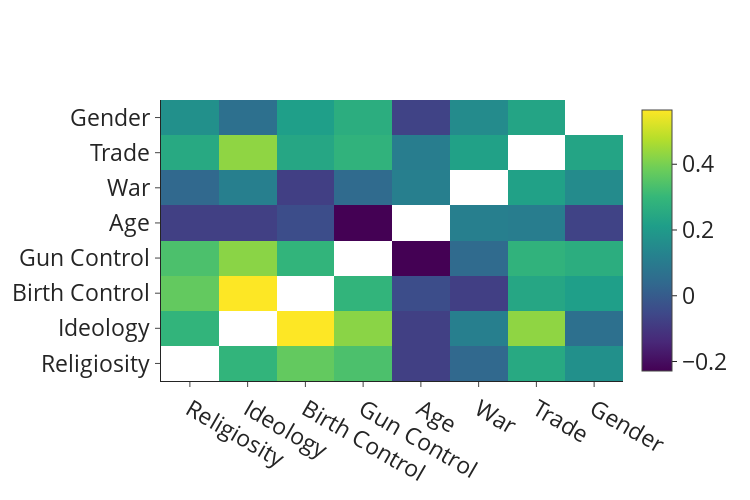

The notebook cell saved with this chart:
### Code cell
fig = go.Figure()
d_names = [d.name for d in dims]
vals = np.array([cos_sim(d1,d2) for d1 in d for d2 in d]).reshape(len(d),len(d))
for i in range(len(vals)):
    vals[i,i] = None
data = go.Heatmap(z=vals,y=d_names,x=d_names)#, zmin=-1, zmax=1)

layout = {
    "font":{"size": 23},
    "height": 500,
    "width": 750,    
    "template": "simple_white",
#     "xaxis": {"title": "Dimension"},
#     "yaxis": {"title": "Dimension"},
}
fig = go.Figure(data=data,layout=layout)
# with open("visualizations/political_dimensions/2019_dimension_heatmap.pdf", "wb") as f:
#     f.write(scope.transform(fig, format="pdf"))
# fig.write_html("visualizations/political_dimensions/2019_dimension_heatmap.html")
fig.show()

### Figure 1 — Plotly figure (JSON) as saved in the notebook; plotly's stock layout.template omitted (floating-point values rounded to 4 significant figures)
{"data": [{"type": "heatmap", "x": ["Religiosity", "Ideology", "Birth Control", "Gun Control", "Age", "War", "Trade", "Gender"], "y": ["Religiosity", "Ideology", "Birth Control", "Gun Control", "Age", "War", "Trade", "Gender"], "z": [[null, 0.2888, 0.3711, 0.3357, -0.07656, 0.03743, 0.2501, 0.1691], [0.2888, null, 0.565, 0.4233, -0.07726, 0.1145, 0.4293, 0.0644], [0.3711, 0.565, null, 0.2903, -0.04206, -0.08043, 0.2421, 0.2141], [0.3357, 0.4233, 0.2903, null, -0.2289, 0.04541, 0.2826, 0.2658], [-0.07656, -0.07726, -0.04206, -0.2289, null, 0.1127, 0.1067, -0.06975], [0.03743, 0.1145, -0.08043, 0.04541, 0.1127, null, 0.222, 0.153], [0.2501, 0.4293, 0.2421, 0.2826, 0.1067, 0.222, null, 0.2321], [0.1691, 0.0644, 0.2141, 0.2658, -0.06975, 0.153, 0.2321, null]]}], "layout": {"font": {"size": 23}, "height": 500, "width": 750}}
